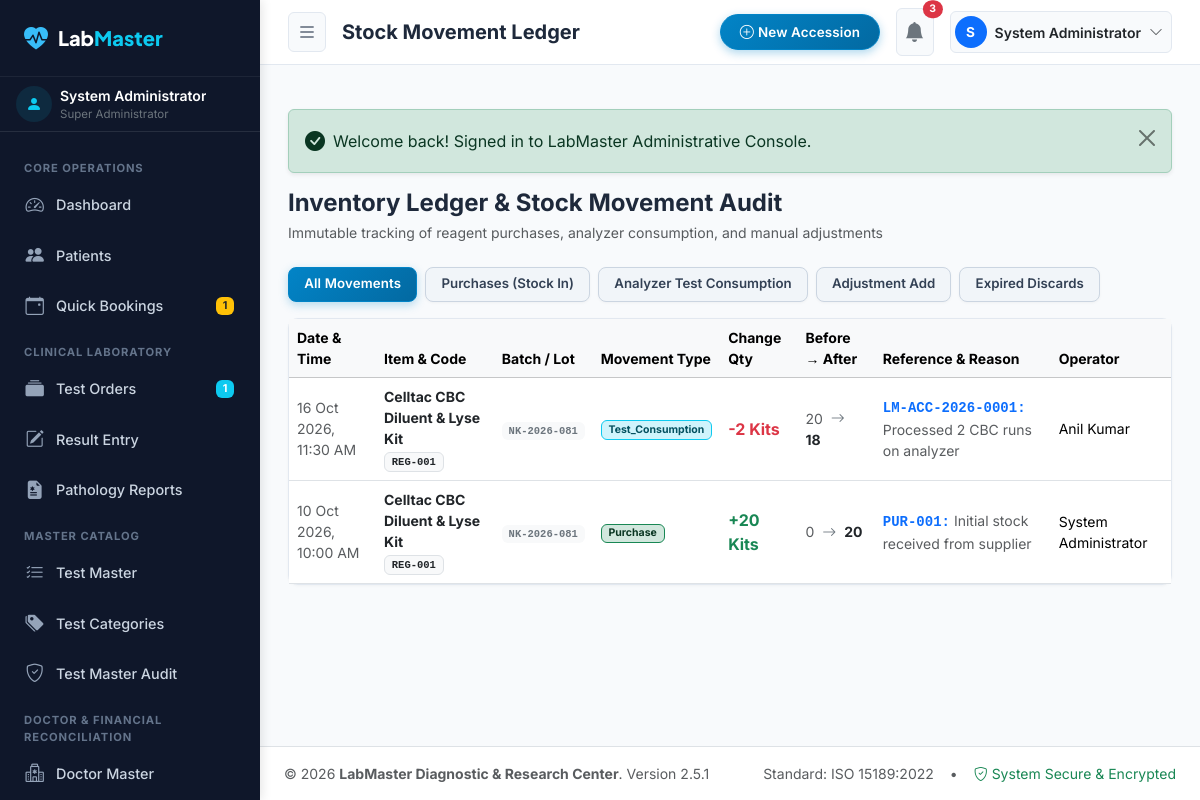
The page /admin/inventory/movements.php (signed in) on the database its author committed.
### tables this page shows
CREATE TABLE `users` (
  `id` INT AUTO_INCREMENT PRIMARY KEY,
  `role_id` INT NOT NULL,
  `username` VARCHAR(50) NOT NULL UNIQUE,
  `email` VARCHAR(100) NOT NULL UNIQUE,
  `password_hash` VARCHAR(255) NOT NULL,
  `full_name` VARCHAR(100) NOT NULL,
  `phone` VARCHAR(20) NULL,
  `designation` VARCHAR(100) NULL,
  `qualification` VARCHAR(150) NULL,
  `registration_number` VARCHAR(50) NULL,
  `signature_image` VARCHAR(255) NULL,
  `is_active` TINYINT(1) DEFAULT 1,
  `failed_logins` INT DEFAULT 0,
  `lockout_until` DATETIME NULL,
  `last_login` DATETIME NULL,
  `created_at` TIMESTAMP DEFAULT CURRENT_TIMESTAMP,
  `updated_at` TIMESTAMP DEFAULT CURRENT_TIMESTAMP ON UPDATE CURRENT_TIMESTAMP,
  FOREIGN KEY (`role_id`) REFERENCES `roles`(`id`),
  INDEX (`username`),
  INDEX (`email`)
);

CREATE TABLE `roles` (
  `id` INT AUTO_INCREMENT PRIMARY KEY,
  `name` VARCHAR(50) NOT NULL UNIQUE,
  `slug` VARCHAR(50) NOT NULL UNIQUE,
  `description` VARCHAR(255) NULL,
  `is_system` TINYINT(1) DEFAULT 0,
  `created_at` TIMESTAMP DEFAULT CURRENT_TIMESTAMP
);

CREATE TABLE `stock_movements` (
  `id` INT AUTO_INCREMENT PRIMARY KEY,
  `item_id` INT NOT NULL,
  `batch_id` INT NULL,
  `movement_type` ENUM('Purchase', 'Test_Consumption', 'Manual_Issue', 'Adjustment_Add', 'Adjustment_Deduct', 'Return', 'Expired_Discard') NOT NULL,
  `quantity` INT NOT NULL,
  `quantity_before` INT NOT NULL,
  `quantity_after` INT NOT NULL,
  `reference_id` VARCHAR(50) NULL,
  `reason` VARCHAR(255) NULL,
  `performed_by` INT NULL,
  `created_at` TIMESTAMP DEFAULT CURRENT_TIMESTAMP,
  FOREIGN KEY (`item_id`) REFERENCES `inventory_items`(`id`) ON DELETE CASCADE,
  FOREIGN KEY (`batch_id`) REFERENCES `inventory_batches`(`id`) ON DELETE SET NULL,
  FOREIGN KEY (`performed_by`) REFERENCES `users`(`id`) ON DELETE SET NULL,
  INDEX (`item_id`),
  INDEX (`batch_id`),
  INDEX (`movement_type`)
);

CREATE TABLE `inventory_items` (
  `id` INT AUTO_INCREMENT PRIMARY KEY,
  `item_code` VARCHAR(50) NOT NULL UNIQUE,
  `name` VARCHAR(150) NOT NULL,
  `category` ENUM('Reagent', 'Test Kit', 'Calibrator', 'Control', 'Collection Tube', 'Needle/Consumable', 'Chemical', 'Other') NOT NULL DEFAULT 'Reagent',
  `manufacturer` VARCHAR(100) NULL,
  `unit` VARCHAR(50) NOT NULL DEFAULT 'Bottles',
  `minimum_stock` INT NOT NULL DEFAULT 5,
  `current_stock` INT NOT NULL DEFAULT 0,
  `storage_temperature` VARCHAR(50) DEFAULT '2°C - 8°C (Refrigerated)',
  `storage_location` VARCHAR(100) DEFAULT 'Main Lab Refrigerator',
  `is_active` TINYINT(1) DEFAULT 1,
  `created_at` TIMESTAMP DEFAULT CURRENT_TIMESTAMP,
  INDEX (`item_code`),
  INDEX (`name`),
  INDEX (`category`)
);

CREATE TABLE `inventory_batches` (
  `id` INT AUTO_INCREMENT PRIMARY KEY,
  `item_id` INT NOT NULL,
  `supplier_id` INT NULL,
  `batch_number` VARCHAR(100) NOT NULL,
  `initial_quantity` INT NOT NULL,
  `current_quantity` INT NOT NULL,
  `unit_cost` DECIMAL(10,2) DEFAULT 0.00,
  `mfg_date` DATE NULL,
  `expiry_date` DATE NOT NULL,
  `status` ENUM('Active', 'Near Expiry', 'Expired', 'Exhausted') NOT NULL DEFAULT 'Active',
  `created_at` TIMESTAMP DEFAULT CURRENT_TIMESTAMP,
  FOREIGN KEY (`item_id`) REFERENCES `inventory_items`(`id`) ON DELETE CASCADE,
  FOREIGN KEY (`supplier_id`) REFERENCES `suppliers`(`id`) ON DELETE SET NULL,
  INDEX (`item_id`),
  INDEX (`batch_number`),
  INDEX (`expiry_date`),
  INDEX (`status`)
);

### admin/inventory/movements.php (the view, shortened to what the rows shown need)
<?php
$pageTitle = 'Stock Movement Ledger';
require_once dirname(__DIR__) . '/includes/auth_guard.php';
$sql = "SELECT m.*, i.name as item_name, i.item_code, i.unit, b.batch_number, u.full_name as user_name
        FROM `stock_movements` m
        JOIN `inventory_items` i ON m.item_id = i.id
        LEFT JOIN `inventory_batches` b ON m.batch_id = b.id
        LEFT JOIN `users` u ON m.performed_by = u.id
        WHERE 1=1";
$params = [];
$sql .= " ORDER BY m.id DESC LIMIT 200";
$movements = Database::fetchAll($sql, $params);
require_once dirname(__DIR__) . '/includes/header.php';
?>
<div class="d-flex flex-wrap justify-content-between align-items-center mb-4 gap-2">
  <div>
    <h2 class="h4 fw-bold mb-1">Inventory Ledger & Stock Movement Audit</h2>
  </div>
</div>
<div class="admin-card">
  <div class="admin-card-body p-0">
    <div class="table-responsive">
      <table class="table table-hover align-middle mb-0 small">
        <thead class="table-light">
          <tr>
            <th>Date & Time</th>
            <th>Item & Code</th>
            <th>Batch / Lot</th>
            <th>Movement Type</th>
            <th>Change Qty</th>
            <th>Before &rarr; After</th>
            <th>Reference & Reason</th>
            <th>Operator</th>
          </tr>
        </thead>
        <tbody>
          <?php if (empty($movements)): ?>
            <tr><td colspan="8" class="text-center text-muted py-5">No stock movement records found.</td></tr>
          <?php else: ?>
            <?php foreach ($movements as $m): ?>
              <?php
              $isAddition = in_array($m['movement_type'], ['Purchase', 'Adjustment_Add', 'Return'], true);
              ?>
              <tr>
                <td class="text-muted"><?= format_date($m['created_at'], true) ?></td>
                <td>
                  <div class="fw-bold text-dark"><?= e($m['item_name']) ?></div>
                  <span class="badge bg-light text-dark border font-monospace"><?= e($m['item_code']) ?></span>
                </td>
                <td>
                  <span class="badge bg-light text-secondary font-monospace"><?= e($m['batch_number'] ?: 'N/A') ?></span>
                </td>
                <td>
                  <?php
                  $tBadge = match ($m['movement_type']) {
                      'Purchase' => 'bg-success-subtle text-success-emphasis border border-success',
                      'Test_Consumption' => 'bg-info-subtle text-info-emphasis border border-info',
                      'Expired_Discard' => 'bg-danger-subtle text-danger-emphasis border border-danger',
                      default => 'bg-secondary-subtle text-secondary-emphasis'
                  };
                  ?>
                  <span class="badge <?= $tBadge ?>"><?= e($m['movement_type']) ?></span>
                </td>
                <td>
                  <span class="fw-bold fs-6 <?= $isAddition ? 'text-success' : 'text-danger' ?>">
                    <?= $isAddition ? '+' : '-' ?><?= $m['quantity'] ?> <?= e($m['unit']) ?>
                  </span>
                </td>
                <td>
                  <span class="text-muted"><?= $m['quantity_before'] ?></span>
                  <i class="bi bi-arrow-right mx-1 text-secondary"></i>
                  <span class="fw-bold text-dark"><?= $m['quantity_after'] ?></span>
                </td>
                <td>
                  <?php if (!empty($m['reference_id'])): ?>
                    <span class="font-monospace text-primary fw-semibold"><?= e($m['reference_id']) ?>:</span>
                  <?php endif; ?>
                  <span class="text-muted"><?= e($m['reason'] ?: 'Routine operation') ?></span>
                </td>
                <td><?= e($m['user_name'] ?: 'System') ?></td>
              </tr>
            <?php endforeach; ?>
          <?php endif; ?>
        </tbody>
      </table>
    </div>
  </div>
</div>
<?php require_once dirname(__DIR__) . '/includes/footer.php'; ?>

### admin/includes/header.php (shortened to what the rows shown need)
<?php
require_once __DIR__ . '/auth_guard.php';
$pageTitle = $pageTitle ?? 'Admin Control Center';
?>
<!DOCTYPE html>
<html lang="en">
<head>
  <link href="https://cdn.jsdelivr.net/npm/bootstrap@5.3.3/dist/css/bootstrap.min.css" rel="stylesheet">
  <link rel="stylesheet" href="https://cdn.jsdelivr.net/npm/bootstrap-icons@1.11.3/font/bootstrap-icons.min.css">
  <link rel="stylesheet" href="<?= ASSETS_URL ?>/css/admin.css?v=<?= APP_VERSION ?>">
</head>
<body class="admin-body">
  <?php require_once __DIR__ . '/sidebar.php'; ?>
  <div class="admin-wrapper">
    <header class="admin-topbar">
      <div class="d-flex align-items-center gap-3">
        <h1 class="h5 mb-0 fw-bold d-none d-md-block text-truncate" style="max-width: 450px;">
          <?= e($pageTitle) ?>
        </h1>
      </div>
      <div class="d-flex align-items-center gap-3">
        <div class="dropdown">
          <button class="btn btn-light border-0 d-flex align-items-center gap-2 p-1 pe-2 rounded-pill" type="button" data-bs-toggle="dropdown" aria-expanded="false">
            <div class="rounded-circle bg-primary text-white d-flex align-items-center justify-content-center" style="width: 32px; height: 32px; font-size: 0.85rem; font-weight: 700;">
              <?= strtoupper(substr($currentUser['full_name'], 0, 1)) ?>
            </div>
            <span class="small fw-semibold text-dark d-none d-md-inline"><?= e($currentUser['full_name']) ?></span>
            <i class="bi bi-chevron-down text-muted small"></i>
          </button>
        </div>
      </div>
    </header>
    <main class="admin-content">

### admin/includes/sidebar.php (shortened to what the rows shown need)
<aside class="admin-sidebar">
  <div class="px-3 py-2 border-bottom border-secondary border-opacity-25 d-flex align-items-center gap-2">
    <div class="overflow-hidden">
      <div class="text-white text-truncate fw-semibold small"><?= e($currentUser['full_name']) ?></div>
      <div class="text-secondary text-truncate" style="font-size: 0.72rem;"><?= e($currentUser['role_name']) ?></div>
    </div>
  </div>
</aside>

### rows shown on the page
users: full_name "System Administrator", role.name "Super Administrator", full_name "S"
stock_movements: created_at "16 Oct 2026, 11:30 AM", item.name "Celltac CBC Diluent & Lyse Kit", item.item_code "REG-001", batch.batch_number "NK-2026-081", movement_type "Test_Consumption", quantity "2", item.unit "Kits", quantity_before "20", quantity_after "18", reference "LM-ACC-2026-0001", reason "Processed 2 CBC runs on analyzer", performed_by.full_name "Anil Kumar"
stock_movements: created_at "10 Oct 2026, 10:00 AM", item.name "Celltac CBC Diluent & Lyse Kit", item.item_code "REG-001", batch.batch_number "NK-2026-081", movement_type "Purchase", quantity "20", item.unit "Kits", quantity_before "0", quantity_after "20", reference "PUR-001", reason "Initial stock received from supplier", performed_by.full_name "System Administrator"

### other values the page prints
$pendingBookingsCount "1"
$ordersProcessingCount "1"
$pageTitle "Stock Movement Ledger"
$unreadNotifCount "3"
$flash['message'] "Welcome back! Signed in to LabMaster Administrative Console."
Settings::get('lab_name', 'LabMaster Diagnostics') "LabMaster Diagnostic & Research Center"
APP_VERSION "2.5.1"
